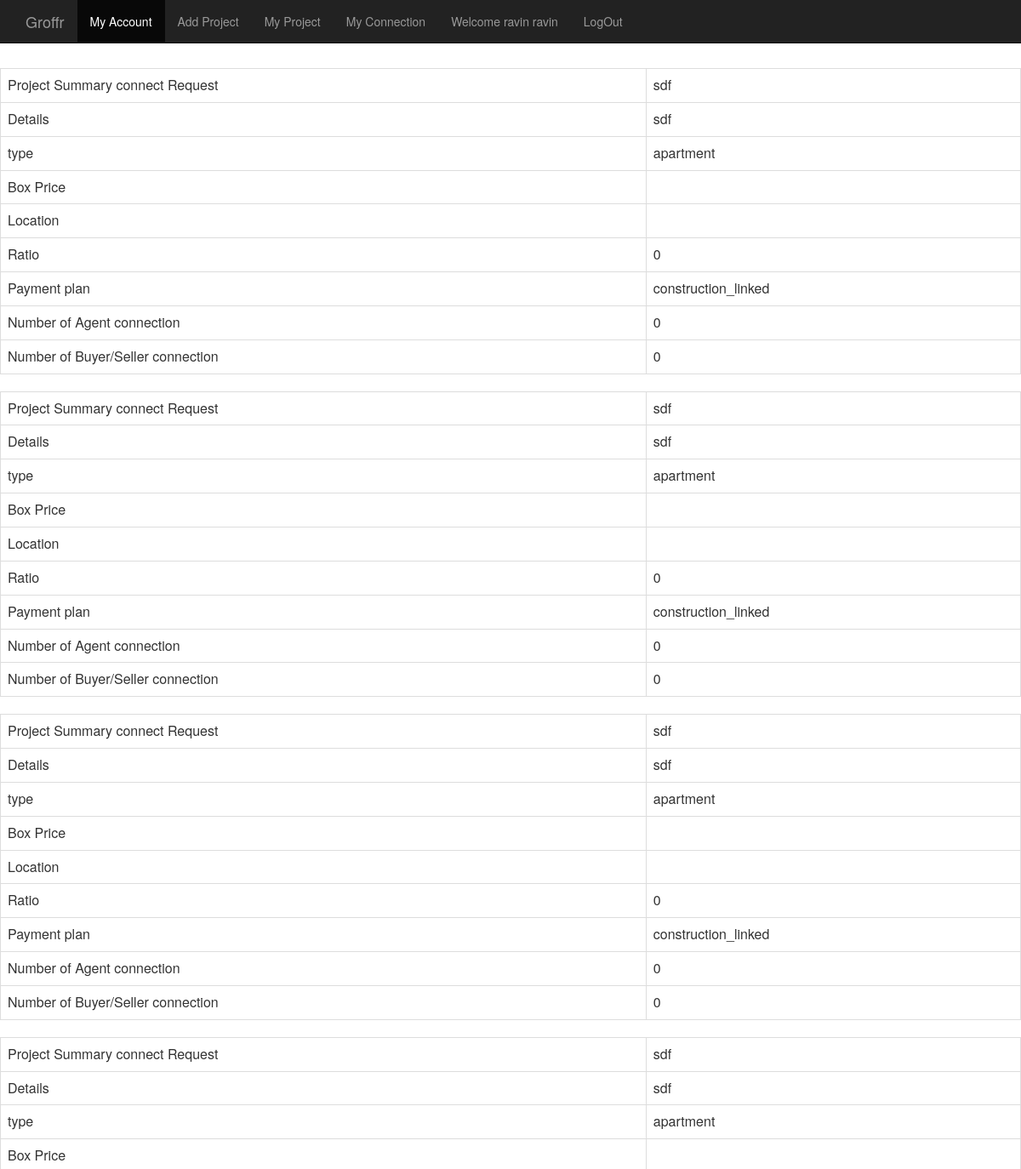
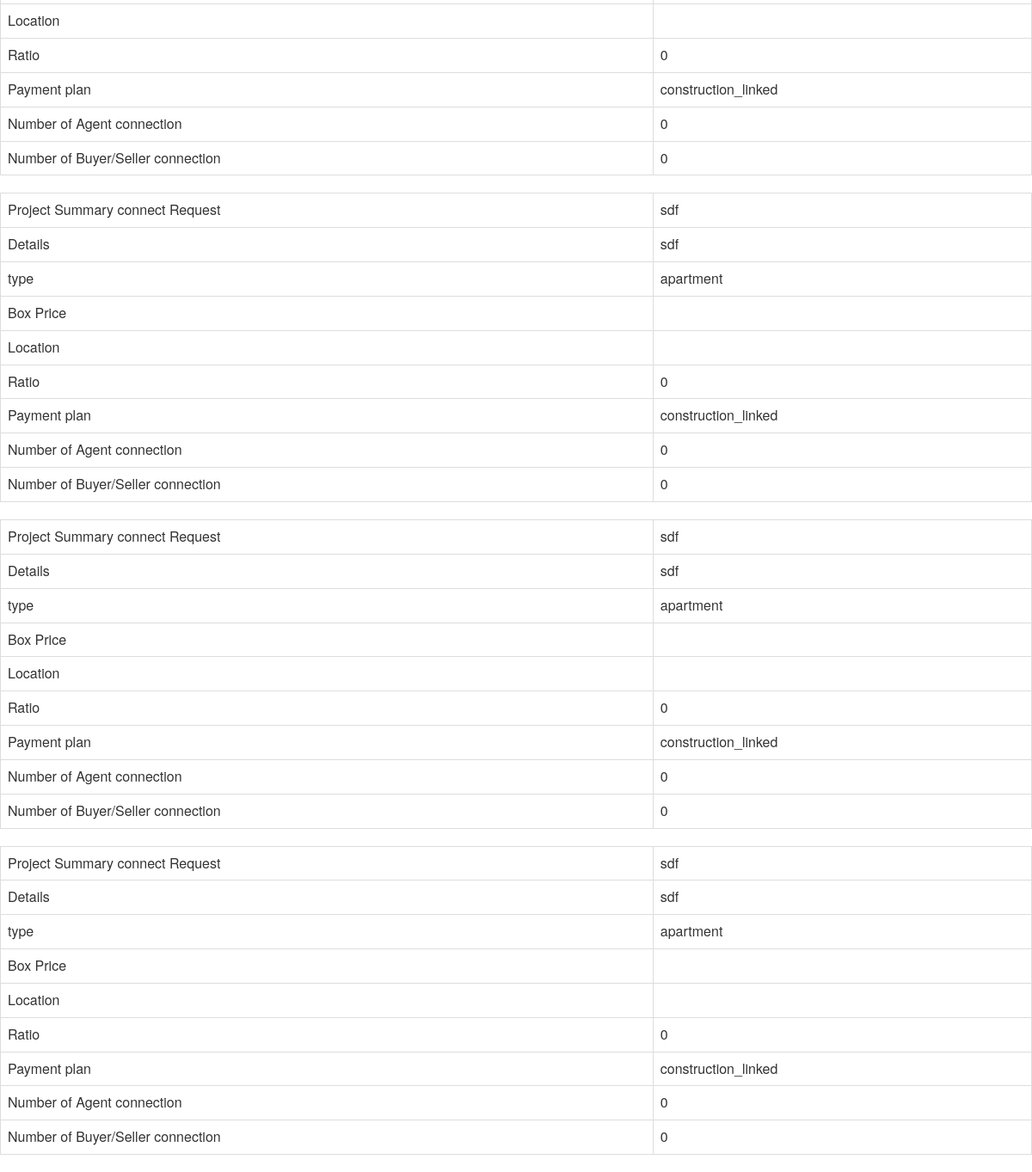
The page /my_connection.php (signed in) on the database its author committed (2 pictures, top to bottom).
### tables this page shows
CREATE TABLE IF NOT EXISTS `projects` (
  `id` int(11) NOT NULL AUTO_INCREMENT,
  `summary` varchar(140) DEFAULT NULL,
  `details` text,
  `type` varchar(60) DEFAULT NULL,
  `box_price` varchar(45) DEFAULT NULL,
  `location` varchar(45) DEFAULT NULL,
  `ratio` int(11) DEFAULT NULL,
  `payment_plan` varchar(40) DEFAULT NULL,
  `agent_connection_count` tinyint(4) DEFAULT NULL,
  `agent_acc` int(5) NOT NULL,
  `buyer_seller_connection_count` tinyint(4) DEFAULT NULL,
  `buyer_seller_acc` int(5) NOT NULL,
  `owner_id` int(11) NOT NULL,
  PRIMARY KEY (`id`)
);

### app_inc/classes/db.class.php (called while the page is built, shortened)
<?php
  class DB
  {
    function query($query, $debug = -1)
    {
      $this->lastResult = mysql_query($query) or $this->debugAndDie($query);
      return $this->lastResult;
    }
    function fetchNextObject($result = NULL)
    {
      if ($result == NULL || mysql_num_rows($result) < 1)
        return NULL;
      else
        return mysql_fetch_object($result);
    }
    function getMicroTime()
    {
      list($msec, $sec) = explode(' ', microtime());
      return floor($sec / 1000) + $msec;
    }
  }
?>

### app_inc/main-config.php (called while the page is built, shortened)
<?php
	$site_path 			=	realpath(dirname (__FILE__) . DIRSEP) . DIRSEP;
	include_once($site_path.CLASS_FOLDER . "db.class.php");
	$db				=	new DB(DBASE, SERVER, USER, PASS);
?>

### my_connection.php (the view, shortened to what this page needs)
<?php
include('header.php');
?>
<br>
<br>
<br>
<?php
	$query = "Select * from connection where register_id =".$_SESSION['user_id'];
	$listabQuery 			=	$db->query($query);
   while($datatb = $db->fetchNextObject($listabQuery)){
      $queryi = "Select * from ".PROJECTS_TBL." where id =".$datatb->projects_id;
      $listabQueryi 			=	$db->query($queryi);
   while($data = $db->fetchNextObject($listabQueryi)){
   		?>
		<table class= "table table-bordered table-hover">
			<tr>
		<td>
			Project Summary connect Request
		</td>
		<td>
		<?php
			echo $data->summary;
		?>
	</td>
			</tr>
			<tr>
		<td>
			Details
		</td>
		<td>
		<?php
			echo $data->details;
		?>
			</td></tr>
			<tr>
		<td>
			type
		</td>
		<td>
			<?php
				echo $data->type;
			?>
		</td>
			</tr>
			<tr>
		<td>
			Box Price
		</td>
		<td>
		</td>
			</tr>
			<tr>
		<td>
			Location
		</td>
		<td>
		</td>
			</tr>
			<tr>
		<td>
			Ratio
		</td>
		<td>
			<?php
			echo $data->ratio;
			?>
		</td>
			</tr>
			<tr>
		<td>
			Payment plan
		</td>
		<td>
			<?php
			echo $data->payment_plan;
			?>
		</td>
			</tr>
			<tr>
		<td>
			Number of Agent connection
		</td>
		<td>
			<?php
			echo $data->agent_connection_count;
			?>
		</td>
			</tr>
			<tr>
		<td>
			Number of Buyer/Seller connection
		<td>
		<?php
			echo $data->buyer_seller_connection_count;
		?>
		</td>
		</tr>
		</table>
		<?php
	}
}
?>
</body>
</html>

### header.php (shortened to what this page needs)
<?php
include($_SERVER['DOCUMENT_ROOT'].'/Groffr/app_inc/main-config.php');
echo 'Welcome ' .$_SESSION['fname'] ." " .$_SESSION['lname'] ."<br>";
?>
<!DOCTYPE html>
<html lang="en">
  <head>
    <link href="assets/css/bootstrap.css" rel="stylesheet">
  </head>
  <body>
  	<div class="navbar navbar-inverse navbar-fixed-top" role="navigation">
  	  <div class="container">
  	    <div class="navbar-header">
  	      <a class="navbar-brand" href="<?php echo WEBSITE_URL;?>">Groffr</a>
  	    </div>
  	    <div class="navbar-collapse collapse">
  	      <ul class="nav navbar-nav">
  	        <li class="active"><a href="myaccount.php">My Account</a></li>
  	        <li><a href="add_project.php">Add Project</a></li>
  	        <li><a href="my_project.php">My Project</a></li>
            <li><a href="my_connection.php">My Connection</a></li>
  	        <li><a href="#"> <?php echo 'Welcome ' .$_SESSION['fname'] ." " .$_SESSION['lname']; ?></a></li>
  	          <li><a href="logout.php">LogOut</a></li>
  	      </ul>
  	    </div>
  	  </div>
  	</div>

### rows shown on the page
projects: summary "sdf", details "sdf", type "apartment", ratio "0", payment_plan "construction_linked", agent_connection_count "0", buyer_seller_connection_count "0"
projects: summary "sdf", details "sdf", type "apartment", ratio "0", payment_plan "construction_linked", agent_connection_count "0", buyer_seller_connection_count "0"
projects: summary "sdf", details "sdf", type "apartment", ratio "0", payment_plan "construction_linked", agent_connection_count "0", buyer_seller_connection_count "0"
projects: summary "sdf", details "sdf", type "apartment", ratio "0", payment_plan "construction_linked", agent_connection_count "0", buyer_seller_connection_count "0"
projects: summary "sdf", details "sdf", type "apartment", ratio "0", payment_plan "construction_linked", agent_connection_count "0", buyer_seller_connection_count "0"
projects: summary "sdf", details "sdf", type "apartment", ratio "0", payment_plan "construction_linked", agent_connection_count "0", buyer_seller_connection_count "0"
projects: summary "sdf", details "sdf", type "apartment", ratio "0", payment_plan "construction_linked", agent_connection_count "0", buyer_seller_connection_count "0"

### other values the page prints
$_SESSION['fname'] "ravin"
$_SESSION['lname'] "ravin"
